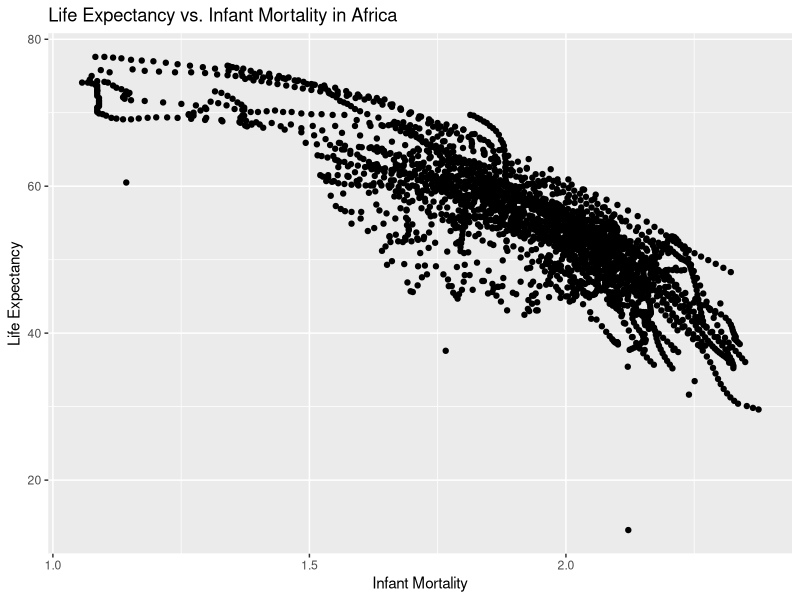
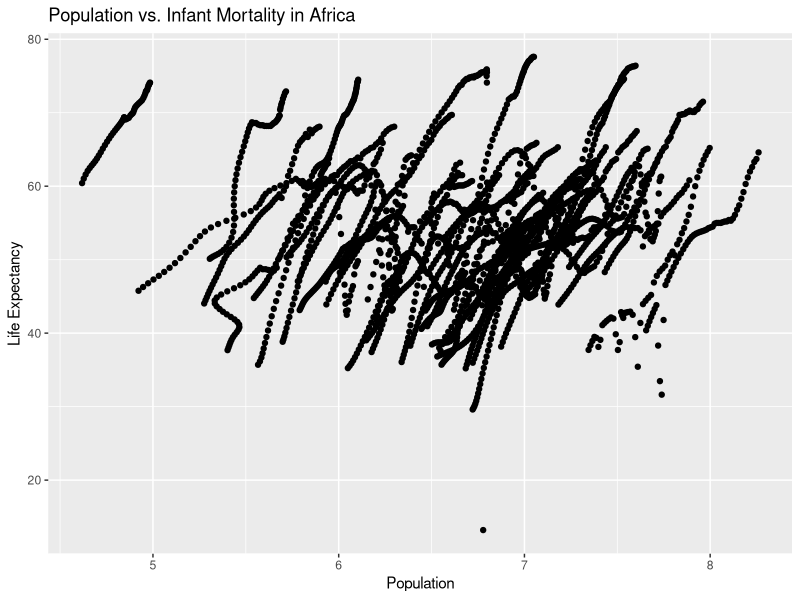
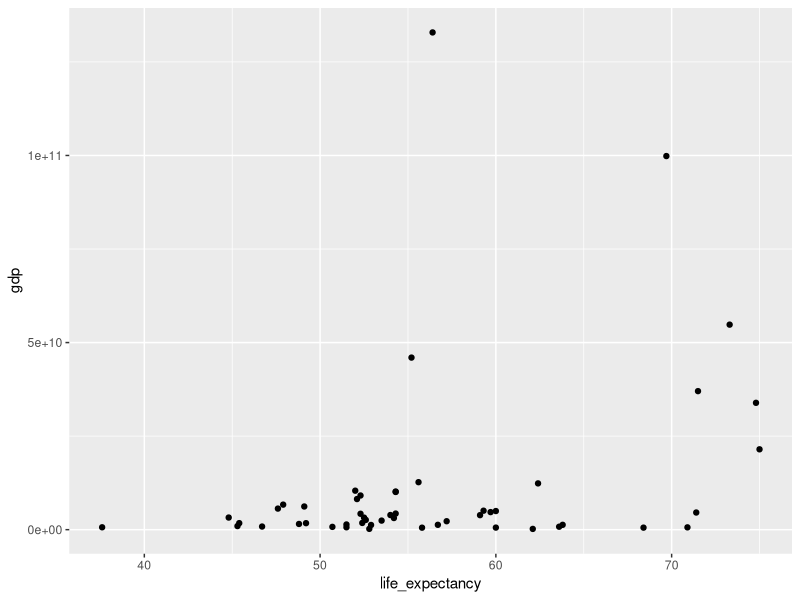

These figures' R source, in order:
## ---- chunk 1
library(tidyverse)
library(ggplot2)
library(dslabs)
library(dplyr)
## ---- chunk 2
help("gapminder") 
## ---- chunk 3
str(gapminder)
## ---- chunk 4
summary(gapminder)
## ---- chunk 5
class(gapminder)
## ---- chunk 6
africadata <- subset(gapminder, continent == "Africa") 
## ---- chunk 7
str(africadata)
## ---- chunk 8
summary(africadata)
## ---- chunk 9
africa_infant <- africadata[c("infant_mortality","life_expectancy")]
str(africa_infant)
summary(africa_infant)
## ---- chunk 10
africa_population <- africadata[c("population","life_expectancy")]
str(africa_population)
summary(africa_population)  
## ---- chunk 11
africa_infant_plot <- ggplot(africa_infant, aes(x = log10(infant_mortality), y = life_expectancy)) + geom_point() + ggtitle("Life Expectancy vs. Infant Mortality in Africa") + xlab("Infant Mortality") + ylab("Life Expectancy")
print(africa_infant_plot)
## ---- chunk 12
africa_population_plot <- ggplot(africa_population, aes(x = log10(population), y = life_expectancy)) + geom_point() + ggtitle("Population vs. Infant Mortality in Africa") + xlab("Population") + ylab("Life Expectancy")
print(africa_population_plot)
## ---- chunk 13
africadata_2000 <- africadata %>%
  filter(year == 2000)
## ---- chunk 14
str(africadata_2000)
## ---- chunk 15
fit1 <- lm(africadata_2000$life_expectancy ~ africadata_2000$infant_mortality)
summary(fit1)
## ---- chunk 16
fit2 <- lm(africadata_2000$life_expectancy ~ africadata_2000$population)
summary(fit2)
## ---- chunk 17
#Scatter plot between life expectancy and gdp. It shows that most countries with high gdp have high life expectancy
africadata_2000 %>% ggplot(aes(x=life_expectancy, y=gdp)) + geom_point()

#Looking at countries with a life expectancy over 60 and displaying the countries in a descending life expectancy order
africadata_2000 %>% filter(life_expectancy > 60) %>% select(life_expectancy,country, region) %>% arrange(desc(life_expectancy))

#Linear model of gdp predicting life expectancy.
fit3 = lm(life_expectancy ~ gdp, data=africadata_2000)

#Summary of the linear model fit3. It shows at a p-value of 0.01, life expectancy is significant in predicting life expectancy
summary(fit3)

#Displaying the mean life expectancy for each region within the year 2000
africadata_2000 %>% select(region, life_expectancy) %>% group_by(region) %>% summarize(average = mean(life_expectancy))
